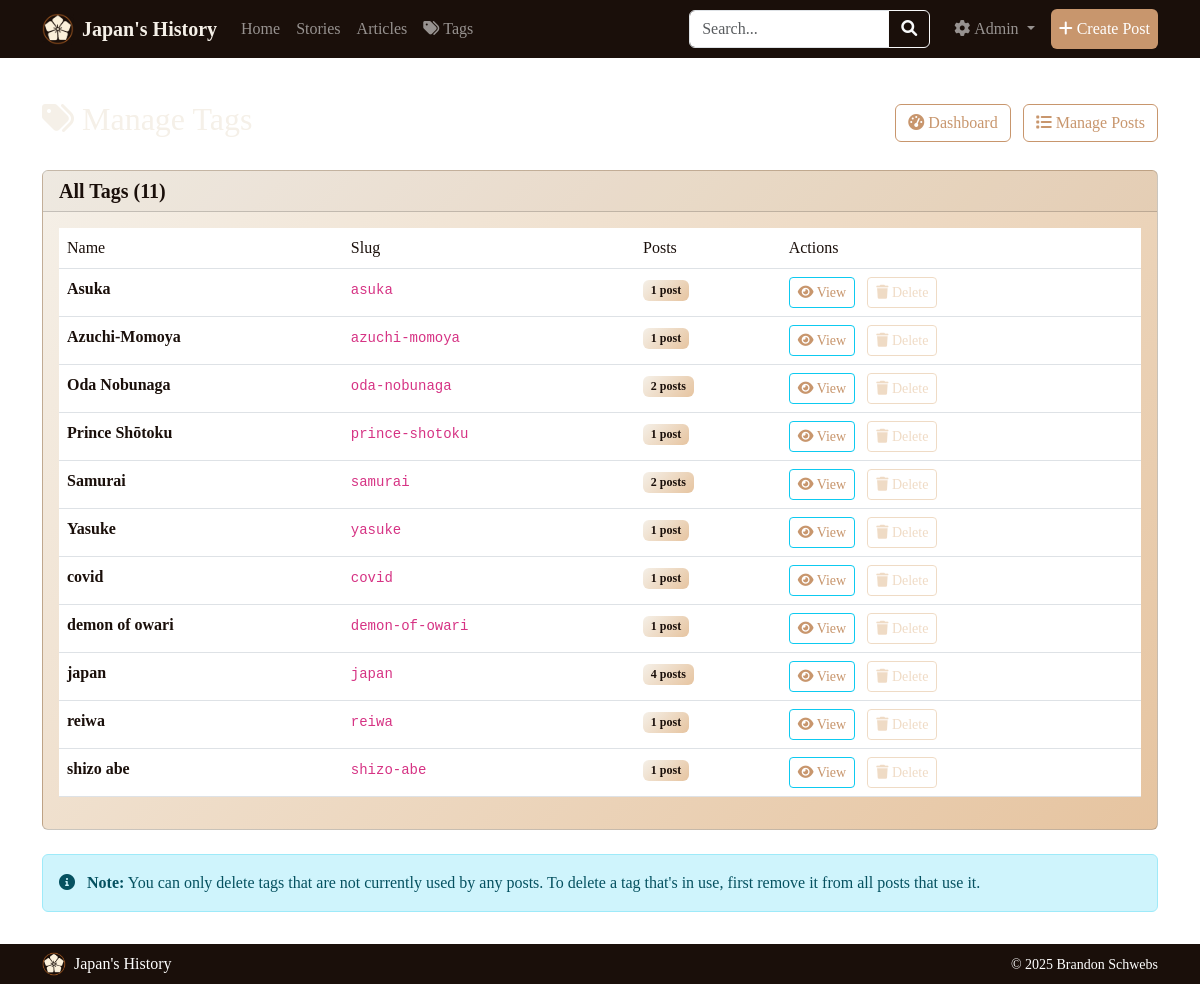
Page /admin/tags (signed in) on the committed database.
### tables this page shows
CREATE TABLE tags (
                id INTEGER PRIMARY KEY AUTOINCREMENT,
                name TEXT UNIQUE NOT NULL,
                slug TEXT UNIQUE NOT NULL,
                created_at TIMESTAMP DEFAULT CURRENT_TIMESTAMP
            );

### routes/admin.py (the view)
@admin.route('/admin/tags')
@admin_required
def admin_tags():
    tags = TagModel.get_all_tags()
    return render_template('admin/tags.html', tags=tags)

### forms.py
class SearchForm(FlaskForm):
    query = StringField('Search', validators=[Length(max=200)], render_kw={"placeholder": "Search posts..."})
    submit = SubmitField('Search')

### models.py (called while the page is built)
def get_db():
    db = getattr(g, '_database', None)
    if db is None:
        db = g._database = sqlite3.connect(current_app.config['DATABASE'])
        db.row_factory = sqlite3.Row
    return db

    @staticmethod
    def get_all_tags():
        db = get_db()
        return db.execute('''
            SELECT t.*, COUNT(pt.post_id) as post_count
            FROM tags t
            LEFT JOIN post_tags pt ON t.id = pt.tag_id
            GROUP BY t.id
            ORDER BY t.name
        ''').fetchall()

### routes/main.py (called while the page is built)
@main.app_context_processor
def inject_admin_status():
    return {'is_admin_logged_in': is_admin_logged_in()}

### routes/search.py (called while the page is built)
@search.app_context_processor
def inject_search_form():
    return {'search_form': SearchForm(), 'is_admin_logged_in': is_admin_logged_in()}

### utils.py (called while the page is built)
def admin_required(f):
    @wraps(f)
    def decorated_function(*args, **kwargs):
        if not session.get('admin_logged_in'):
            flash('Admin access required.', 'error')
            return redirect(url_for('auth.admin_login'))
        return f(*args, **kwargs)
    return decorated_function

def is_admin_logged_in():
    return session.get('admin_logged_in', False)

### templates/admin/tags.html (shortened to what this page needs)
{% extends "base.html" %}
{% block content %}
<div class="row">
    <div class="col-12">
        <div class="d-flex justify-content-between align-items-center mb-4">
            <h2><i class="fas fa-tags me-2"></i>Manage Tags</h2>
            <div>
                <a href="{{ url_for('admin.admin_dashboard') }}" class="btn btn-outline-secondary me-2">
                    <i class="fas fa-tachometer-alt me-1"></i>Dashboard
                </a>
                <a href="{{ url_for('admin.admin_posts') }}" class="btn btn-outline-primary">
                    <i class="fas fa-list me-1"></i>Manage Posts
                </a>
            </div>
        </div>
    </div>
</div>
{% if tags %}
<div class="row">
    <div class="col-12">
        <div class="card">
            <div class="card-header">
                <h5 class="mb-0">All Tags ({{ tags|length }})</h5>
            </div>
            <div class="card-body">
                <div class="table-responsive">
                    <table class="table table-hover">
                        <thead>
                            <tr>
                                <th>Name</th>
                                <th>Slug</th>
                                <th>Posts</th>
                                <th>Actions</th>
                            </tr>
                        </thead>
                        <tbody>
                            {% for tag in tags %}
                            <tr>
                                <td>
                                    <strong>{{ tag.name }}</strong>
                                </td>
                                <td>
                                    <code>{{ tag.slug }}</code>
                                </td>
                                <td>
                                    <span class="badge bg-{{ 'primary' if tag.post_count > 0 else 'secondary' }}">
                                        {{ tag.post_count }} post{{ 's' if tag.post_count != 1 else '' }}
                                    </span>
                                </td>
                                <td>
                                    <a href="{{ url_for('search.posts_by_tag', slug=tag.slug) }}"
                                       class="btn btn-sm btn-outline-info me-2" target="_blank">
                                        <i class="fas fa-eye"></i> View
                                    </a>
                                    {% if tag.post_count == 0 %}
                                    <form method="POST" action="{{ url_for('admin.admin_delete_tag', tag_id=tag.id) }}"
                                          class="d-inline"
                                          onsubmit="return confirm('Are you sure you want to delete the tag \'{{ tag.name }}\'? This action cannot be undone.');">
                                        <input type="hidden" name="csrf_token" value="{{ csrf_token() }}"/>
                                        <button type="submit" class="btn btn-sm btn-outline-danger">
                                            <i class="fas fa-trash"></i> Delete
                                        </button>
                                    </form>
                                    {% else %}
                                    <button class="btn btn-sm btn-outline-secondary" disabled
                                            title="Cannot delete tags that are in use">
                                        <i class="fas fa-trash"></i> Delete
                                    </button>
                                    {% endif %}
                                </td>
                            </tr>
                            {% endfor %}
                        </tbody>
                    </table>
                </div>
            </div>
        </div>
    </div>
</div>
<div class="row mt-4">
    <div class="col-12">
        <div class="alert alert-info">
            <i class="fas fa-info-circle me-2"></i>
            <strong>Note:</strong> You can only delete tags that are not currently used by any posts.
            To delete a tag that's in use, first remove it from all posts that use it.
        </div>
    </div>
</div>
{% endif %}
{% endblock %}

### rows in the picture
tags: name "Asuka", slug "asuka", post_count "1"
tags: name "Azuchi-Momoya", slug "azuchi-momoya", post_count "1"
tags: name "Oda Nobunaga", slug "oda-nobunaga", post_count "2", post_count "s"
tags: name "Prince Shōtoku", slug "prince-shotoku", post_count "1"
tags: name "Samurai", slug "samurai", post_count "2", post_count "s"
tags: name "Yasuke", slug "yasuke", post_count "1"
tags: name "covid", slug "covid", post_count "1"
tags: name "demon of owari", slug "demon-of-owari", post_count "1"
tags: name "japan", slug "japan", post_count "4", post_count "s"
tags: name "reiwa", slug "reiwa", post_count "1"
tags: name "shizo abe", slug "shizo-abe", post_count "1"

### other values in the picture
{{ tags|length }} "11"
